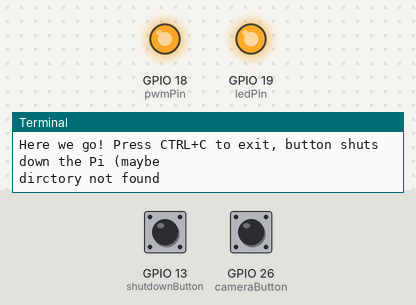
This program was run on a simulated Raspberry Pi (BCM pin numbers). On the bench: output pins drawn as LEDs (lit = HIGH), the last lines printed to the terminal. Dashed ring = blinking. Inputs (shaded band) come from the test bench; at power-on: GPIO 26 (cameraButton) HIGH, GPIO 13 (shutdownButton) HIGH. The clock reads 2024-03-15 10:24:30 at power-on unless the program sets it; camera commands give no picture and take their timeout (5 s if none is given; 1 s for webcam tools); the run ends when the program shuts the computer down. At 7.6 s the program puts the board to deep sleep or switches it off; the recording ends there.

Above: at 0.01 s.
At 5.0 s:
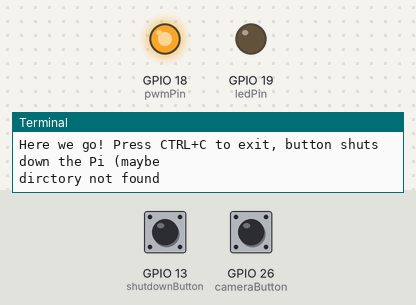
5.1 s: GPIO 26 (cameraButton) pulled LOW for 1 s
At 5.2 s:
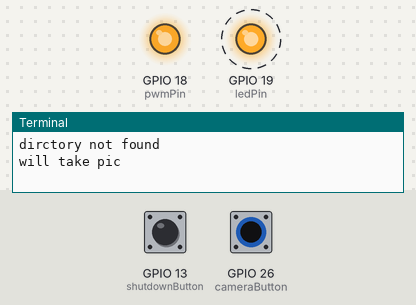
7.6 s: GPIO 13 (shutdownButton) pulled LOW for 0.15 s
Timing chart, 0 to 7.6 s (numbered marks = the images above; inputs shaded):
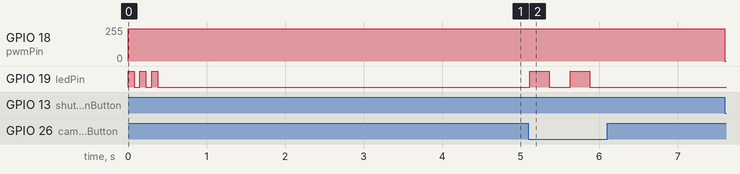

Measured:
- after the input at 5.1 s, GPIO 19 (ledPin): alternates HIGH for 0.25 s and LOW for 0.27 s, 4 changes in all, then stays LOW, starting at once

The program:

camera_Script.py
```python
#!/usr/bin/env python

#First, this was copied from,  https://learn.sparkfun.com/tutorials/raspberry-gpio/python-rpigpio-example, then modified
#
# Authored by Benjamin Nold
#
#This script should be launched at startup. Print somthing to screen for fun.
# Logic,
# Turn on LED for operation
# wait till button press
# Take Picture
# Flash LED
# Go untill other button is pressed, then shut down.
# Sould be simple, ya?

# Limitation, the Raspberry Pi has NO RTC, need I say more about file naming??

# External module imports
import RPi.GPIO as GPIO
import time
import os
import sys

#Camera Command line


#Make a new dir command
#Thanks, http://stackoverflow.com/questions/273192/in-python-check-if-a-directory-exists-and-create-it-if-necessary
def ensure_dir_cd_in(d):
    if not os.path.exists(d):
        print('dirctory not found')
        os.makedirs(d)
    os.chdir(d)

def flash_LED(d):
     GPIO.output(ledPin, GPIO.HIGH)
     time.sleep(d)
     GPIO.output(ledPin, GPIO.LOW)
     time.sleep(d)

# Pin Definitons:
pwmPin = 18 # Broadcom pin 18 (P1 pin 12)
ledPin = 19 # Broadcom pin 19 (P1 pin 35)
cameraButton = 26 # Broadcom pin 26 (P1 pin 37)
shutdownButton = 13 # Broadcom pin ?

dc = 95 # duty cycle (0-100) for PWM pin

# Pin Setup:
GPIO.setmode(GPIO.BCM) # Broadcom pin-numbering scheme
GPIO.setup(ledPin, GPIO.OUT) # LED pin set as output
GPIO.setup(pwmPin, GPIO.OUT) # PWM pin set as output
pwm = GPIO.PWM(pwmPin, 50)  # Initialize PWM on pwmPin 100Hz frequency
GPIO.setup(cameraButton, GPIO.IN, pull_up_down=GPIO.PUD_UP) # Button pin set as input w/ pull-up
GPIO.setup(shutdownButton, GPIO.IN, pull_up_down=GPIO.PUD_UP) # Button pin set as input w/ pull-up

# Initial state for LEDs:
GPIO.output(ledPin, GPIO.LOW)
pwm.start(dc)

##Setup done
print("Here we go! Press CTRL+C to exit, button shuts down the Pi (maybe")
try:

     currentTime = './Pics/Pic_' + time.strftime("%M_%S")
     ensure_dir_cd_in(currentTime) #hopefully in the directory now
     for x in range(0,3):  #Blick da LED
        	GPIO.output(ledPin, GPIO.HIGH)
        	time.sleep(0.075)
        	GPIO.output(ledPin, GPIO.LOW)
        	time.sleep(0.075)
     #So, in new dirctory,
     pictureNum = 0
     while GPIO.input(shutdownButton): #wait for button depress

	if not GPIO.input(cameraButton):

		print('will take pic')
		os.system('raspistill -o ' + str(pictureNum) + '.jpg -t 1')
		flash_LED(.25)
     		print('picture has been taken. Pic ' + str(pictureNum))
		pictureNum += 1


 #   while 1:
 #       if not GPIO.input(cameraButton): # camera button is pressed
 #           pwm.ChangeDutyCycle(dc)
 #           GPIO.output(ledPin, GPIO.LOW)
 #       elif not GPIO.input(shutdownButton): # shutdown button is pressed
 #           pwm.stop() # stop PWM
 #           GPIO.cleanup() # cleanup all GPIO
 #           os.system("sudo shutdown -h now") #this will abruptly halt now
 #       else: # button is pressed:
 #           pwm.ChangeDutyCycle(100-dc)
 #           GPIO.output(ledPin, GPIO.HIGH)
 #           time.sleep(0.075)
 #           GPIO.output(ledPin, GPIO.LOW)
 #           time.sleep(0.075)

     GPIO.cleanup()
     os.system("sudo shutdown -h now")

except KeyboardInterrupt: # If CTRL+C is pressed, exit cleanly:
    pwm.stop() # stop PWM
    sys.exit()
    GPIO.cleanup() # cleanup all GPIO
```
